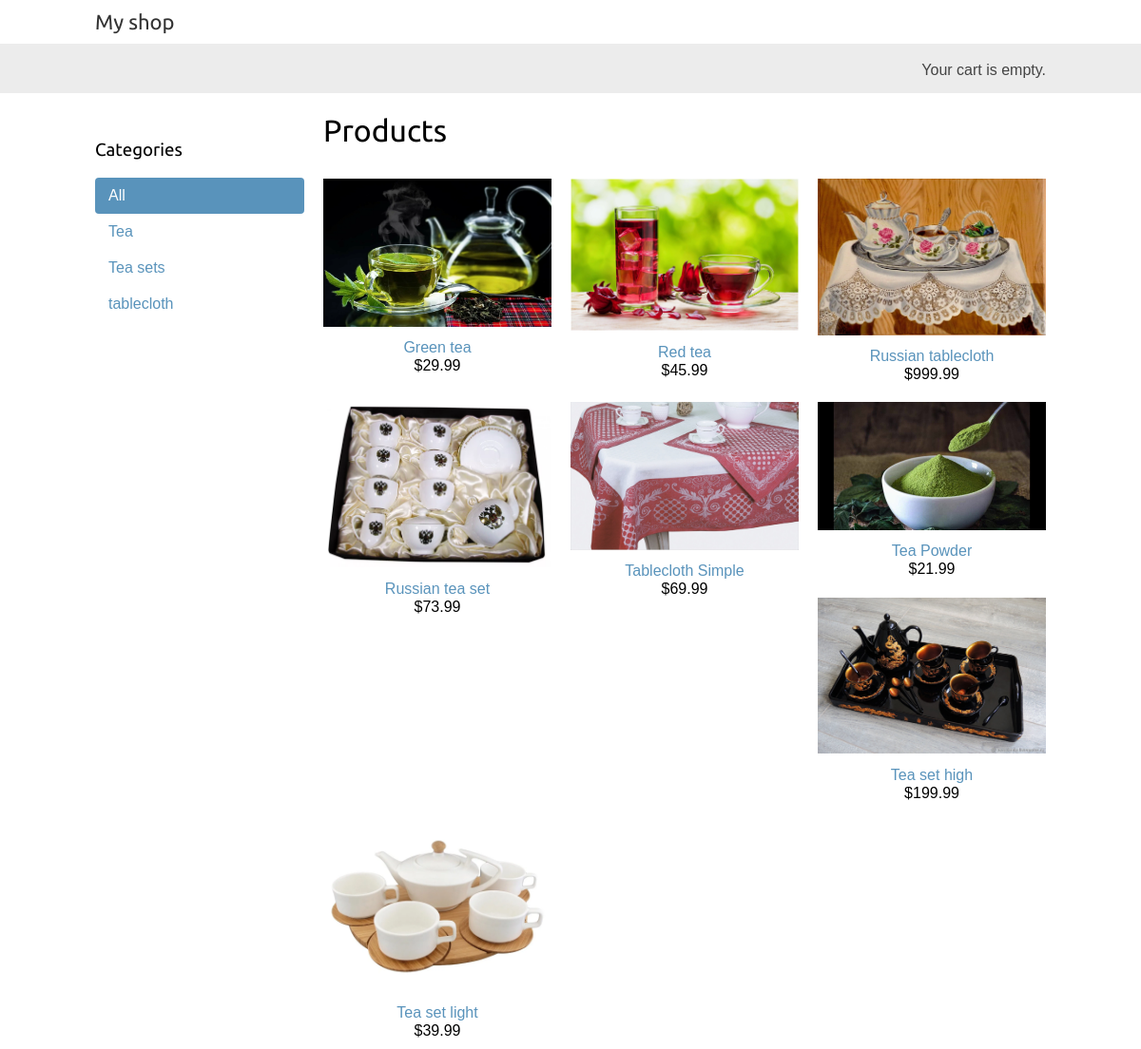
The page / on the database its author committed.
### shop/models.py (models this page shows, shortened)
class Category(models.Model):
    name = models.CharField(max_length=200)
    slug = models.SlugField(max_length=200,
                            unique=True)
    class Meta:
        ordering = ['name']
        indexes = [
            models.Index(fields=['name']),
        ]
        verbose_name = 'category'
        verbose_name_plural = 'categories'
    def get_absolute_url(self):
        return reverse('shop:product_list_by_category',
                       args=[self.slug])

class Product(models.Model):
    category = models.ForeignKey(Category,
                                 related_name='products',
                                 on_delete=models.CASCADE)
    name = models.CharField(max_length=200)
    slug = models.SlugField(max_length=200)
    image = models.ImageField(upload_to='products/%Y/%m/%d',
                              blank=True)
    description = models.TextField(blank=True)
    price = models.DecimalField(max_digits=10,
                                decimal_places=2)
    available = models.BooleanField(default=True)
    created = models.DateTimeField(auto_now_add=True)
    updated = models.DateTimeField(auto_now=True)
    class Meta:
        ordering = ['name']
        indexes = [
            models.Index(fields=['id', 'slug']),
            models.Index(fields=['name']),
            models.Index(fields=['-created']),
        ]
    def get_absolute_url(self):
        return reverse('shop:product_detail',
                       args=[self.id, self.slug])

### shop/views.py (the view)
# urls.py: path('', views.product_list, name='product_list'),
def product_list(request, category_slug=None):
    category = None
    categories = Category.objects.all()
    products = Product.objects.filter(available=True)
    if category_slug:
        category = get_object_or_404(Category, slug=category_slug)
        products = products.filter(category=category)
    return render(request, 'shop/product/list.html',
                  {'category': category, 'categories': categories,
                   'products': products})

### cart/cart.py (called while the page is built)
    def __len__(self):
        return sum(item['quantity'] for item in self.cart.values())

### cart/context_processors.py (called while the page is built)
def cart(request):
    return {'cart': Cart(request)}

### shop/templates/shop/product/list.html (shortened to what this page needs)
{% extends "shop/base.html" %}
{% load static %}
{% block content %}
     <div id="sidebar">
        <h3>Categories</h3>
         <ul>
             <li {% if not category %}class="selected"{% endif %}>
                <a href="{% url "shop:product_list" %}">All</a>
             </li>
             {% for c in categories %}
                <li >
                <a href="{{ c.get_absolute_url }}">{{ c.name }}</a>
                </li>
             {% endfor %}
         </ul>
     </div>
     <div id="main" class="product-list">
         <h1>{% if category %}{{ category.name }}{% else %}Products
         {% endif %}</h1>
         {% for product in products %}
             <div class="item">
                <a href="{{ product.get_absolute_url }}">
                    <img src="{% if product.image %}{{ product.image.url }}{% else %}{% static 'img/no_image.png' %}{% endif %}">
                </a>
                <a href="{{ product.get_absolute_url }}">{{ product.name }}</a>
                <br>
                ${{ product.price }}
             </div>
         {% endfor %}
     </div>
{% endblock %}

### shop/templates/shop/base.html (shortened to what this page needs)
{% load static %}
<!DOCTYPE html>
<html>
     <head>
         <link href="{% static "css/base.css" %}" rel="stylesheet">
     </head>
     <body>
         <div id="header">
             <a href="/" class="logo">My shop</a>
         </div>
        <div id="subheader">
            <div class="cart">
             {% with total_items=cart|length %}
                {% if total_items > 0 %}
                    Your cart:
                    <a href="{% url "cart:cart_detail" %}">
                        {{ total_items }} item{{ total_items|pluralize }},
                        ${{ cart.get_total_price }}
                    </a>
             {% elif not order %}
                Your cart is empty.
             {% endif %}
             {% endwith %}
            </div>
        </div>
        <div id="content">
            {% block content %}
            {% endblock %}
        </div>
     </body>
</html>

### shop/static/css/base.css (style rules this page uses)
body { margin:0; padding:0; font-family:helvetica, sans-serif; }
h1, h2, h3, h4, h5 , h6 { font-family: 'Ubuntu', sans-serif; font-weight:normal; }
a { text-decoration:none; color:#5993bb; }
#header { padding:10px 100px; font-size:18px; overflow:auto; }
#subheader { background:#ececec; color:#444; padding:15px 100px; overflow:auto; }
#header .logo { font-family: 'Ubuntu', sans-serif; float:left; color:#333; font-size:22px; margin-right:10%; }
#subheader .cart { float:right; padding-top:4px; }
#content { padding:0 100px; overflow:hidden; }
#sidebar { width:220px; padding:30px 20px 0 0; float:left; }
#sidebar ul { margin:0; padding:0; }
#sidebar ul li { margin:0; list-style:none; padding:10px 14px; }
#sidebar ul li a { display:block; }
#sidebar ul li.selected { background:#5993bb; border-radius:4px; }
#sidebar ul li.selected a { color:#fff; }
#main { float:left; width: 96%; margin-right:-220px; overflow:hidden; }
.product-list .item { width:25%; padding:10px 20px 10px 0; float:left; text-align:center; line-height:1.2; }
.product-list .item img { width:100%; margin-bottom:8px; }

### rows shown on the page
Category: name "Tea"
Category: name "Tea sets"
Category: name "tablecloth"
Product: image (picture), name "Green tea", price "29.99"
Product: image (picture), name "Red tea", price "45.99"
Product: image (picture), name "Russian tablecloth", price "999.99"
Product: image (picture), name "Russian tea set", price "73.99"
Product: image (picture), name "Tablecloth Simple", price "69.99"
Product: image (picture), name "Tea Powder", price "21.99"
Product: image (picture), name "Tea set high", price "199.99"
Product: image (picture), name "Tea set light", price "39.99"
